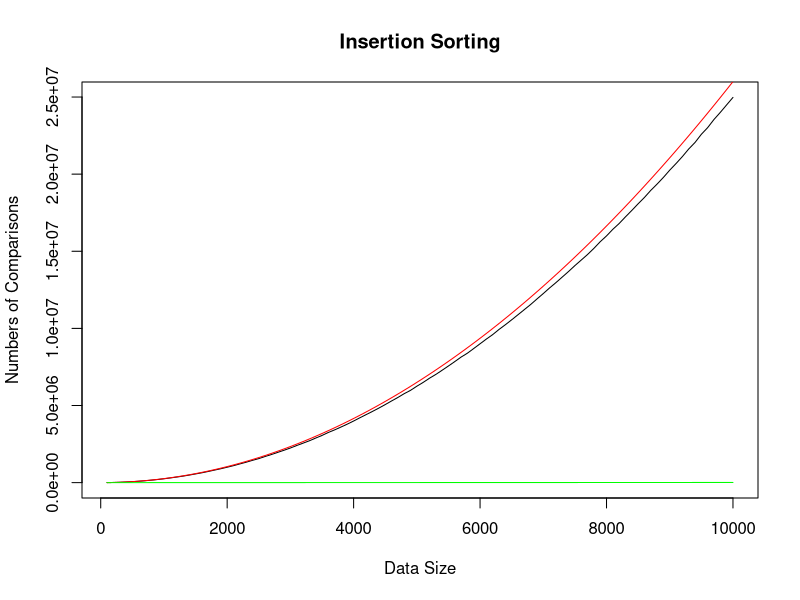

Source code (R):
setwd("C:/Users/4malteses/Desktop/plot")

# set up data size vector
data.size <- vector()
for (i in 1:100) {
  data.size[i] <- i * 100
}

# load cmp number
data.cmp <- read.table("Insert.txt", header = FALSE, sep = " ", stringsAsFactors=F)
data.cmp <- as.character(data.cmp)
data.cmp <- data.cmp[1:100]

plot(data.size, 
     data.cmp,
     type = "l",
     xlab= "Data Size",
     ylab="Numbers of Comparisons",
     main = "Insertion Sorting")
lines(data.size, 
      0.26*data.size*data.size, 
      type ="l", 
      col = "Red")
lines(data.size, data.size, type ="l", col = "Green")
